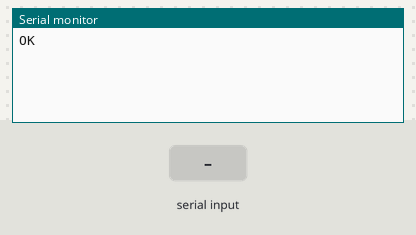
A program run on a simulated Arduino Uno, built with avr-gcc and run on an emulated ATmega328P. On the bench: the last lines printed to the serial monitor. The test bench sets the inputs (shaded band). The modem accepts every AT command (registered, SIM ready, sends succeed) and sends nothing else.

Above: at 1.2 s.
1.3 s: "1\n" received over Serial
At 2.9 s:
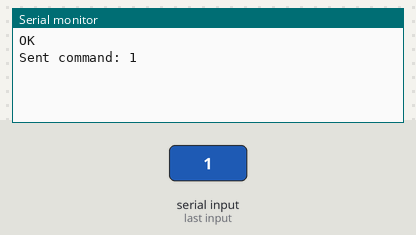
3.5 s: "1\n" received over the second serial link
At 4.5 s:
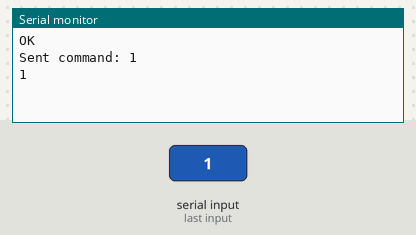
5.5 s: "0\n" received over Serial
At 6.8 s:
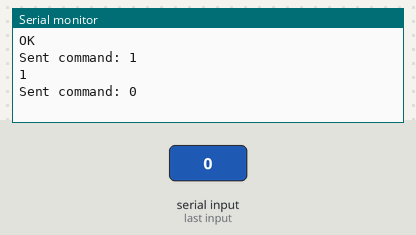
7.0 s: "0\n" received over the second serial link
At 8.1 s:
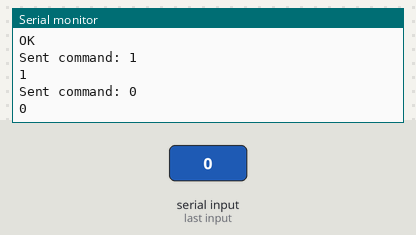

The program:

main.cpp
```cpp
#include <SoftwareSerial.h>
#include <Arduino.h>
#include <Wire.h>

SoftwareSerial mySerial(10, 9); // RX, TX

void setup()
{
  Serial.begin(9600);   // Initialize serial communication for debugging
  mySerial.begin(9600); // Initialize software serial for AT commands
  mySerial.println("AT+");
  // mySerial.println("AT+JOIN=01");
}

void loop()
{
  // readButton();
  // Send AT command to the module
  if (mySerial.available())

  {
    // Read incoming AT command response
    String response = mySerial.readStringUntil('\n');
    Serial.println(response); // Print response to serial monitor

    // Process the response as needed (e.g., extract data, send further commands)
  }

  // Check if there is any input from the serial monitor
  if (Serial.available())
  {
    // Read the input from the serial monitor
    String command = Serial.readStringUntil('\n');
    command.trim(); // Remove leading and trailing whitespaces

    // Send the command to the module
    mySerial.println(command);
    Serial.println("Sent command: " + command);
  }

  delay(1000); // Wait for response (adjust delay as required)
}
// AT+SEND=1,5,010203
// aGVsbG8=
// at+join=01
```

Measured:
- after the input at 1.3 s, the serial monitor: prints a new line after 0.71 s (image 1)
- after the input at 3.5 s, the serial monitor: prints a new line after 0.51 s (image 2)
- after the input at 5.5 s, the serial monitor: prints a new line after 0.51 s (image 3)
- after the input at 7.0 s, the serial monitor: prints a new line at once (image 4)
